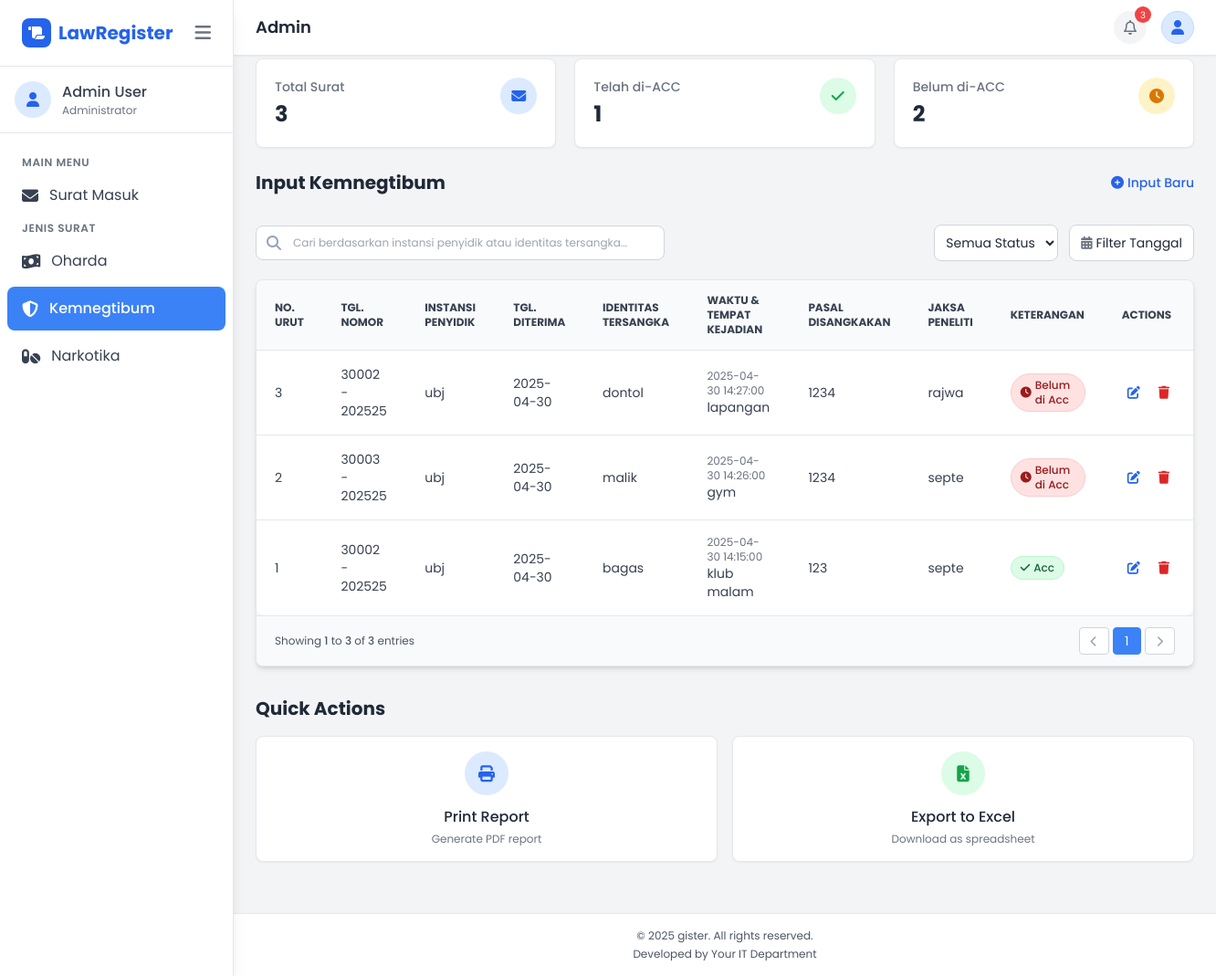
The page /admin/kemnegtibum/kemnegtibum.php on the database its author committed.
### tables this page shows
CREATE TABLE `oharda` (
  `id` int(11) NOT NULL,
  `no_urut` varchar(50) DEFAULT NULL,
  `tanggal_nomor` varchar(100) DEFAULT NULL,
  `instansi_penyidik` varchar(100) DEFAULT NULL,
  `tgl_diterima_kejaksaan` date DEFAULT NULL,
  `identitas_tersangka` text DEFAULT NULL,
  `waktu_kejadian` datetime DEFAULT NULL,
  `tempat_kejadian` varchar(255) DEFAULT NULL,
  `pasal_disangkakan` text DEFAULT NULL,
  `jaksa_peneliti` varchar(100) DEFAULT NULL,
  `keterangan` text DEFAULT NULL
);

### admin/kemnegtibum/kemnegtibum.php (the view, shortened to what this page needs)
<!DOCTYPE html>
<html lang="en">
<head>
  <script src="https://cdn.tailwindcss.com"></script>
  <link rel="stylesheet" href="https://cdnjs.cloudflare.com/ajax/libs/font-awesome/6.4.0/css/all.min.css" />
</head>
<body class="bg-gray-100 text-gray-800">
<?php
require_once '../../config.php';
$items_per_page = 7;
$page = isset($_GET['page']) ? max(1, (int)$_GET['page']) : 1;
$offset = ($page - 1) * $items_per_page;
$sql_total = "SELECT COUNT(*) as total FROM oharda";
$result_total = mysqli_query($mysqli, $sql_total);
$total_surat = mysqli_fetch_assoc($result_total)['total'];
$sql_acc = "SELECT COUNT(*) as count FROM oharda WHERE keterangan = 'Acc'";
$result_acc = mysqli_query($mysqli, $sql_acc);
$total_acc = mysqli_fetch_assoc($result_acc)['count'];
$total_pending = $total_surat - $total_acc;
$sql_data = "SELECT * FROM oharda ORDER BY id DESC LIMIT $offset, $items_per_page";
$result = mysqli_query($mysqli, $sql_data);
$total_pages = ceil($total_surat / $items_per_page);
?>
  <div class="flex h-screen bg-gray-100">
    <aside id="sidebar" class="transition-transform duration-300 transform translate-x-0 flex flex-col bg-white text-gray-700 h-screen fixed top-0 left-0 z-40 border-r border-gray-200 shadow-lg w-64">
      <div class="flex items-center justify-between px-6 py-5 border-b border-gray-200">
        <div class="flex items-center gap-2" id="sidebar-title">
          <div class="h-8 w-8 bg-blue-600 rounded-lg flex items-center justify-center">
            <i class="fas fa-scroll text-white"></i>
          </div>
          <div class="text-xl font-bold text-blue-600">LawRegister</div>
        </div>
        <button id="sidebar-toggle" class="text-gray-500 hover:text-gray-700 text-xl focus:outline-none">
          <i class="fas fa-bars"></i>
        </button>
      </div>
      <div class="px-4 py-4 border-b border-gray-200">
        <div class="flex items-center gap-3">
          <div class="h-10 w-10 rounded-full bg-blue-100 flex items-center justify-center">
            <i class="fas fa-user text-blue-600"></i>
          </div>
          <div class="menu-label">
            <div class="font-medium">Admin User</div>
            <div class="text-xs text-gray-500">Administrator</div>
          </div>
        </div>
      </div>
      <nav class="flex-1 px-2 py-6 space-y-1 overflow-y-auto">
        <p class="px-4 text-xs font-semibold text-gray-500 uppercase tracking-wider menu-label">Main Menu</p>
        <a href="../surat_masuk/surat_masuk.php"
          class="flex items-center gap-3 py-2.5 px-4 rounded-lg transition-all <?php echo strpos($_SERVER['PHP_SELF'], 'surat_masuk.php') !== false ? 'bg-blue-500 text-white active-menu' : 'hover:bg-blue-500 hover:text-white'; ?>">
          <i class="fas fa-envelope menu-icon text-lg"></i>
          <span class="menu-label">Surat Masuk</span>
        </a>
        <p class="px-4 text-xs font-semibold text-gray-500 uppercase tracking-wider mt-6 menu-label">Jenis Surat</p>
        <a href="../oharda/oharda.php"
          class="flex items-center gap-3 py-2.5 px-4 rounded-lg transition-all <?php echo strpos($_SERVER['PHP_SELF'], 'oharda.php') !== false ? 'bg-blue-500 text-white active-menu' : 'hover:bg-gray-100'; ?>">
          <i class="fas fa-money-bill-wave menu-icon text-lg"></i>
          <span class="menu-label">Oharda</span>
        </a>
        <a href="../kemnegtibum/kemnegtibum.php"
          class="flex items-center gap-3 py-2.5 px-4 rounded-lg transition-all <?php echo strpos($_SERVER['PHP_SELF'], 'kemnegtibum.php') !== false ? 'bg-blue-500 text-white active-menu' : 'hover:bg-gray-100'; ?>">
          <i class="fas fa-shield-alt menu-icon text-lg"></i>
          <span class="menu-label">Kemnegtibum</span>
        </a>
        <a href="../narkotika/narkotika.php"
          class="flex items-center gap-3 py-2.5 px-4 rounded-lg transition-all <?php echo strpos($_SERVER['PHP_SELF'], 'narkotika.php') !== false ? 'bg-blue-500 text-white active-menu' : 'hover:bg-gray-100'; ?>">
          <i class="fas fa-pills menu-icon text-lg"></i>
          <span class="menu-label">Narkotika</span>
        </a>
      </nav>
    </aside>
    <div class="flex-1 transition-all duration-300 ml-0 md:ml-64" id="main-wrapper">
      <header class="fixed top-0 left-0 right-0 bg-white border-b border-gray-200 shadow-sm z-30 ml-0 md:ml-64 transition-all duration-300" id="main-header">
        <div class="flex justify-between items-center px-6 py-3">
          <div class="flex items-center gap-3">
            <div class="text-lg font-semibold text-gray-800">Admin</div>
          </div>
          <div class="flex items-center gap-4">
            <div class="relative">
              <a href="#" class="flex h-9 w-9 items-center justify-center rounded-full bg-gray-100 text-gray-500 hover:bg-gray-200 transition-colors">
                <i class="far fa-bell"></i>
                <span class="notification-badge">3</span>
              </a>
            </div>
            <div class="relative">
              <button id="profileBtn" class="h-9 w-9 rounded-full bg-blue-100 flex items-center justify-center border border-blue-200 hover:bg-blue-200 transition-colors focus:outline-none">
                <i class="fas fa-user text-blue-600"></i>
              </button>
            </div>
          </div>
        </div>
      </header>
      <main id="main-content" class="pt-16 px-6 pb-8">
        <section class="grid grid-cols-1 md:grid-cols-3 gap-5 mb-6">
          <div class="bg-white rounded-lg shadow-sm border border-gray-200 p-5 data-card">
            <div class="flex justify-between items-start">
              <div>
                <p class="text-sm font-medium text-gray-500">Total Surat</p>
                <h3 class="text-2xl font-bold mt-1"><?php echo $total_surat; ?></h3>
              </div>
              <div class="h-10 w-10 bg-blue-100 rounded-full flex items-center justify-center">
                <i class="fas fa-envelope text-blue-600"></i>
              </div>
            </div>
          </div>
          <div class="bg-white rounded-lg shadow-sm border border-gray-200 p-5 data-card">
            <div class="flex justify-between items-start">
              <div>
                <p class="text-sm font-medium text-gray-500">Telah di-ACC</p>
                <h3 class="text-2xl font-bold mt-1"><?php echo $total_acc; ?></h3>
              </div>
              <div class="h-10 w-10 bg-green-100 rounded-full flex items-center justify-center">
                <i class="fas fa-check text-green-600"></i>
              </div>
            </div>
          </div>
          <div class="bg-white rounded-lg shadow-sm border border-gray-200 p-5 data-card">
            <div class="flex justify-between items-start">
              <div>
                <p class="text-sm font-medium text-gray-500">Belum di-ACC</p>
                <h3 class="text-2xl font-bold mt-1"><?php echo $total_pending; ?></h3>
              </div>
              <div class="h-10 w-10 bg-amber-100 rounded-full flex items-center justify-center">
                <i class="fas fa-clock text-amber-600"></i>
              </div>
            </div>
          </div>
        </section>
        <section class="mb-8">
          <div class="flex items-center justify-between mb-4">
            <h2 class="text-xl font-bold text-gray-800">Input Kemnegtibum</h2>
            <button id="toggleForm" class="text-blue-600 hover:text-blue-800 flex items-center text-sm font-medium">
              <i class="fas fa-plus-circle mr-1"></i> Input Baru
            </button>
          </div>
        </section>
        <section class="mb-5">
          <div class="flex flex-col md:flex-row md:items-center md:justify-between gap-4">
            <div class="search-container flex-grow max-w-md">
              <div class="relative">
                <i class="fas fa-search search-icon"></i>
                <input type="text" id="searchInput" onkeyup="searchTable()" placeholder="Cari berdasarkan instansi penyidik atau identitas tersangka..." class="w-full p-2.5 pl-10 border border-gray-300 rounded-lg text-xs" />
              </div>
            </div>
            <div class="flex gap-3">
              <select id="statusFilter" onchange="filterByStatus()" class="border border-gray-300 rounded-lg p-2 text-sm bg-white">
                <option value="all">Semua Status</option>
              </select>
              <button class="flex items-center gap-1 bg-white border border-gray-300 rounded-lg px-3 py-2 text-sm hover:bg-gray-50 transition" id="filterTanggalButton">
                <i class="fas fa-calendar-alt text-gray-500"></i>
                <span>Filter Tanggal</span>
              </button>
            </div>
          </div>
        </section>
        <section class="bg-white rounded-lg border border-gray-200 shadow-md overflow-hidden">
          <div class="table-container hidden sm:block">
            <table class="w-full text-sm text-left text-gray-700" id="dataTable">
              <thead class="text-xs text-gray-700 uppercase bg-gray-50 border-b border-gray-200">
                <tr>
                  <th class="px-5 py-3.5">No. Urut</th>
                  <th class="px-5 py-3.5">Tgl. Nomor</th>
                  <th class="px-5 py-3.5">Instansi Penyidik</th>
                  <th class="px-5 py-3.5">Tgl. Diterima</th>
                  <th class="px-5 py-3.5">Identitas Tersangka</th>
                  <th class="px-5 py-3.5">Waktu & Tempat Kejadian</th>
                  <th class="px-5 py-3.5">Pasal Disangkakan</th>
                  <th class="px-5 py-3.5">Jaksa Peneliti</th>
                  <th class="px-5 py-3.5">Keterangan</th>
                  <th class="px-5 py-3.5">Actions</th>
                </tr>
              </thead>
              <tbody class="divide-y divide-gray-200" id="tableBody">
                <?php
                if (mysqli_num_rows($result) > 0) {
                  mysqli_data_seek($result, 0);
                  while ($row = mysqli_fetch_assoc($result)) {
                    $keterangan = strtolower(trim($row['keterangan']));
                    $warna_keterangan = $keterangan === 'belum di acc'
                      ? 'bg-red-100 text-red-800 border border-red-200'
                      : 'bg-green-100 text-green-800 border border-green-200';
                    $status_icon = $keterangan === 'belum di acc'
                      ? '<i class="fas fa-clock mr-1"></i>'
                      : '<i class="fas fa-check mr-1"></i>';
                ?>
                  <tr class="hover:bg-gray-50 data-status-<?php echo $keterangan === 'belum di acc' ? 'belum' : 'acc'; ?>">
                    <td class="px-5 py-4"><?php echo $row['no_urut']; ?></td>
                    <td class="px-5 py-4"><?php echo $row['tanggal_nomor']; ?></td>
                    <td class="px-5 py-4"><?php echo $row['instansi_penyidik']; ?></td>
                    <td class="px-5 py-4"><?php echo $row['tgl_diterima_kejaksaan']; ?></td>
                    <td class="px-5 py-4"><?php echo $row['identitas_tersangka']; ?></td>
                    <td class="px-5 py-4">
                      <div class="text-xs text-gray-500"><?php echo $row['waktu_kejadian']; ?></div>
                      <div><?php echo $row['tempat_kejadian']; ?></div>
                    </td>
                    <td class="px-5 py-4"><?php echo $row['pasal_disangkakan']; ?></td>
                    <td class="px-5 py-4"><?php echo $row['jaksa_peneliti']; ?></td>
                    <td class="px-5 py-4">
                      <span class="inline-flex items-center px-2.5 py-1 text-xs font-medium <?php echo $warna_keterangan; ?> rounded-full">
                        <?php echo $status_icon . $row['keterangan']; ?>
                      </span>
                    </td>
                    <td class="px-5 py-4">
                      <div class="flex gap-2">
                        <a href="edit.php?id=<?php echo $row['id']; ?>" class="text-blue-600 hover:text-blue-900 p-1.5 rounded-full hover:bg-blue-100 transition-all">
                          <i class="fas fa-edit"></i>
                        </a>
                        <a href="delete.php?id=<?php echo $row['id']; ?>" class="text-red-600 hover:text-red-900 p-1.5 rounded-full hover:bg-red-100 transition-all" onclick="return confirm('Apakah Anda yakin ingin menghapus data ini?')">
                          <i class="fas fa-trash"></i>
                        </a>
                      </div>
                    </td>
                  </tr>
                <?php
                  }
                } else {
                  echo "<tr><td colspan='10' class='px-5 py-4 text-center text-gray-500'>Tidak ada data perkara.</td></tr>";
                }
                ?>
              </tbody>
            </table>
          </div>
          <div class="px-5 py-3 border-t border-gray-200 bg-gray-50 flex items-center justify-between">
            <div class="text-xs text-gray-600">
              Showing <span class="font-medium"><?php echo ($page - 1) * $items_per_page + 1; ?></span>
              to <span class="font-medium"><?php echo min($page * $items_per_page, $total_surat); ?></span>
              of <span class="font-medium"><?php echo $total_surat; ?></span> entries
            </div>
            <div class="flex space-x-1">
              <a href="?page=<?php echo max(1, $page - 1); ?>" class="px-3 py-1 rounded border border-gray-300 text-sm bg-white <?php echo ($page == 1 ? 'text-gray-400 cursor-not-allowed' : 'hover:bg-gray-50 text-gray-700'); ?>">
                <i class="fas fa-chevron-left text-xs"></i>
              </a>
              <?php for ($i = 1; $i <= $total_pages; $i++): ?>
                <a href="?page=<?php echo $i; ?>" class="px-3 py-1 rounded border text-sm <?php echo ($i == $page ? 'bg-blue-500 border-blue-500 text-white' : 'bg-white border-gray-300 hover:bg-gray-50 text-gray-700'); ?>">
                  <?php echo $i; ?>
                </a>
              <?php endfor; ?>
              <a href="?page=<?php echo min($total_pages, $page + 1); ?>" class="px-3 py-1 rounded border border-gray-300 text-sm bg-white <?php echo ($page == $total_pages ? 'text-gray-400 cursor-not-allowed' : 'hover:bg-gray-50 text-gray-700'); ?>">
                <i class="fas fa-chevron-right text-xs"></i>
              </a>
            </div>
          </div>
          </section>
          <section class="mt-8 mb-6">
            <h2 class="text-xl font-bold text-gray-800 mb-4">Quick Actions</h2>
            <div class="grid grid-cols-1 sm:grid-cols-2 gap-4">
              <a href="#" class="bg-white border border-gray-200 rounded-lg p-4 shadow-sm hover:shadow-md transition data-card flex flex-col items-center justify-center text-center">
                <div class="h-12 w-12 bg-blue-100 rounded-full flex items-center justify-center mb-3">
                  <i class="fas fa-print text-blue-600 text-lg"></i>
                </div>
                <h3 class="font-medium text-gray-800">Print Report</h3>
                <p class="text-xs text-gray-500 mt-1">Generate PDF report</p>
              </a>
              <a href="../kemnegtibum/export_excel.php" class="bg-white border border-gray-200 rounded-lg p-4 shadow-sm hover:shadow-md transition data-card flex flex-col items-center justify-center text-center">
                <div class="h-12 w-12 bg-green-100 rounded-full flex items-center justify-center mb-3">
                  <i class="fas fa-file-excel text-green-600 text-lg"></i>
                </div>
                <h3 class="font-medium text-gray-800">Export to Excel</h3>
                <p class="text-xs text-gray-500 mt-1">Download as spreadsheet</p>
              </a>
          </section>
      </main>
      <footer class="bg-white border-t border-gray-200 py-4 text-center text-gray-600 text-xs mt-auto transition-all duration-300" id="main-footer">
        <div class="px-6">
          <p>&copy; 2025 gister. All rights reserved.</p>
          <p class="mt-1">Developed by Your IT Department</p>
        </div>
      </footer>
    </div>
  </div>
</body>
</html>

### rows shown on the page
oharda: no_urut "3", tanggal_nomor "30002 - 202525", instansi_penyidik "ubj", tgl_diterima_kejaksaan "2025-04-30", identitas_tersangka "dontol", waktu_kejadian "2025-04-30 14:27:00", tempat_kejadian "lapangan", pasal_disangkakan "1234", jaksa_peneliti "rajwa", keterangan "Belum di Acc"
oharda: no_urut "2", tanggal_nomor "30003 - 202525", instansi_penyidik "ubj", tgl_diterima_kejaksaan "2025-04-30", identitas_tersangka "malik", waktu_kejadian "2025-04-30 14:26:00", tempat_kejadian "gym", pasal_disangkakan "1234", jaksa_peneliti "septe", keterangan "Belum di Acc"
oharda: no_urut "1", tanggal_nomor "30002 - 202525", instansi_penyidik "ubj", tgl_diterima_kejaksaan "2025-04-30", identitas_tersangka "bagas", waktu_kejadian "2025-04-30 14:15:00", tempat_kejadian "klub malam", pasal_disangkakan "123", jaksa_peneliti "septe", keterangan "Acc"

### other values the page prints
$total_surat "3"
$total_acc "1"
$total_pending "2"
min($page * $items_per_page, $total_surat) "3"
